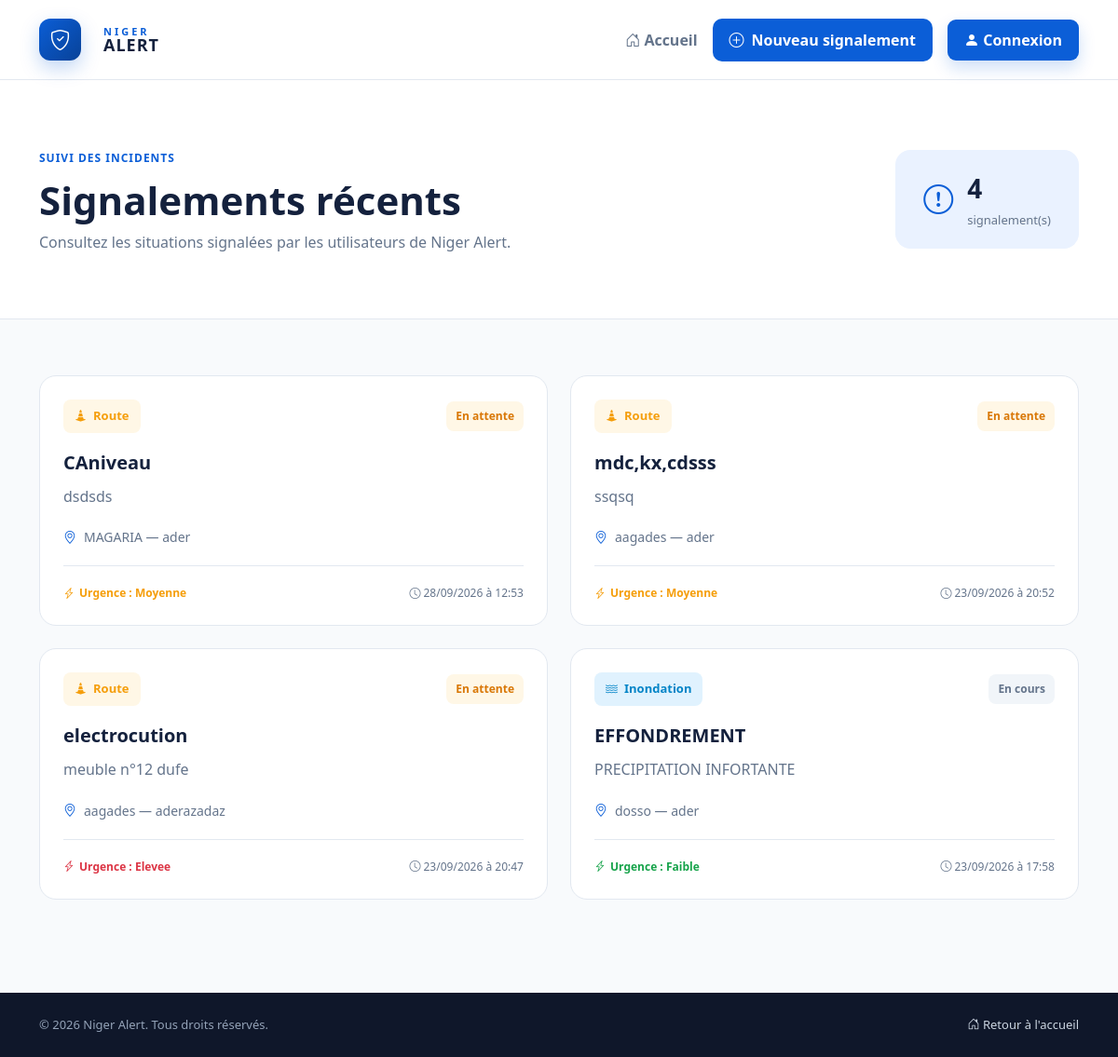
Before: /alerts with the older database file.
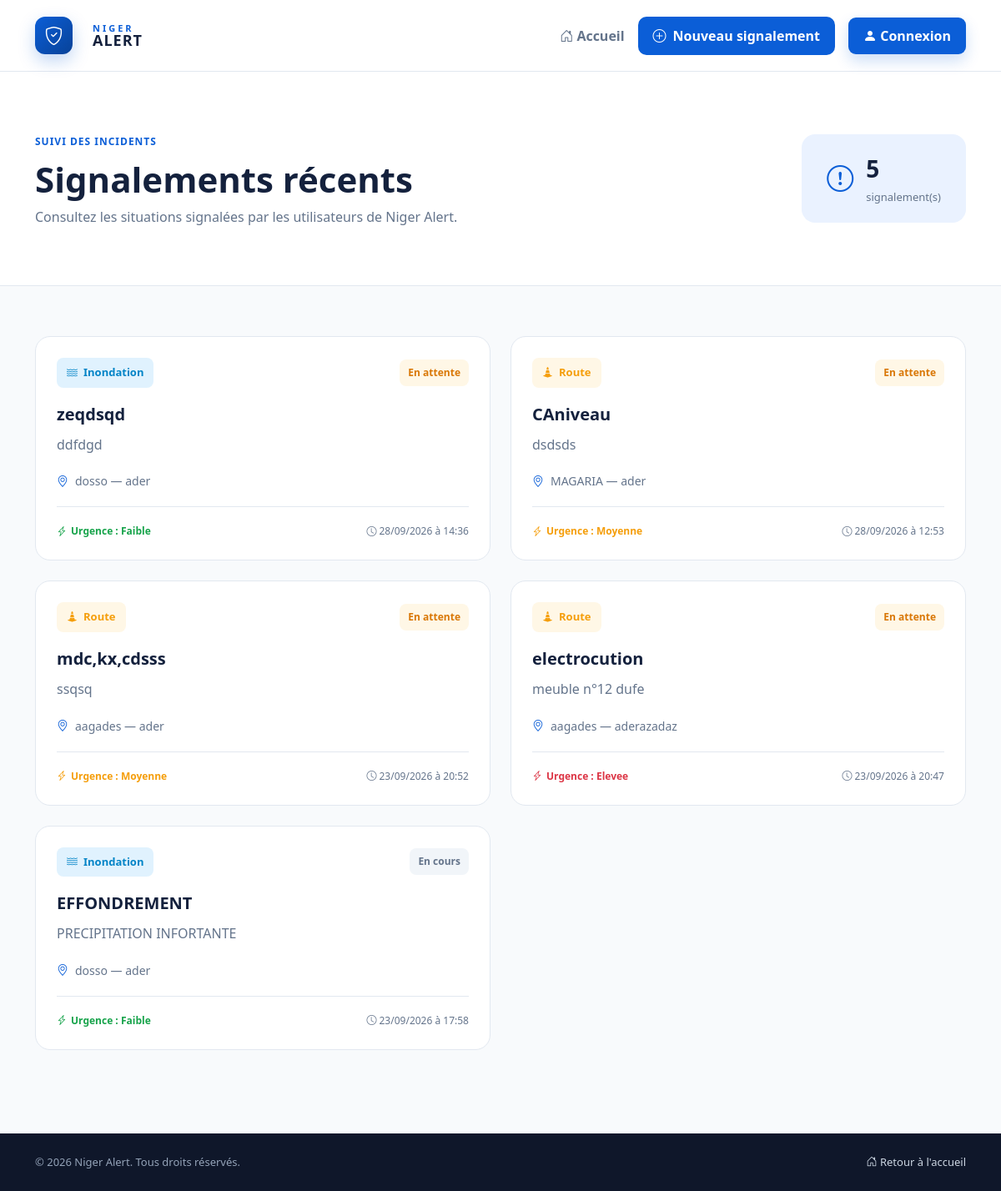
After: the same page with the newer database file.
### app.py (models this page shows)
class Report(db.Model):
    id = db.Column(
        db.Integer,
        primary_key=True
    )
    user_id = db.Column(
        db.Integer,
        db.ForeignKey("user.id"),
        nullable=True
    )
    user = db.relationship(
        "User",
        backref=db.backref(
            "reports",
            lazy=True
        )
    )
    incident_type = db.Column(
        db.String(100),
        nullable=False
    )
    title = db.Column(
        db.String(200),
        nullable=False
    )
    description = db.Column(
        db.Text,
        nullable=False
    )
    region = db.Column(
        db.String(100),
        nullable=False
    )
    city = db.Column(
        db.String(100),
        nullable=False
    )
    address = db.Column(
        db.String(200)
    )
    urgency = db.Column(
        db.String(50),
        nullable=False
    )
    latitude = db.Column(
        db.String(50)
    )
    longitude = db.Column(
        db.String(50)
    )
    image = db.Column(
        db.String(200)
    )
    status = db.Column(
        db.String(50),
        default="en attente",
        nullable=False
    )
    created_at = db.Column(
        db.DateTime,
        default=datetime.utcnow,
        nullable=False
    )

### app.py (the view)
@app.route("/alerts")
def alerts():
    reports = Report.query.order_by(
        Report.created_at.desc()
    ).all()
    return render_template(
        "alerts.html",
        reports=reports
    )

### app.py (called while the page is built, shortened)
@app.before_request
def check_report_logout():
    logout_at = session.get(
        "logout_at"
    )
    if not logout_at:
        return

### templates/alerts.html (shortened to what the changed rows need)
<!DOCTYPE html>
<html lang="fr">
<head>
    <link href="https://cdn.jsdelivr.net/npm/bootstrap@5.3.3/dist/css/bootstrap.min.css" rel="stylesheet">
    <link rel="stylesheet" href="https://cdn.jsdelivr.net/npm/bootstrap-icons@1.11.3/font/bootstrap-icons.min.css">
    <link rel="stylesheet" href="{{ url_for('static', filename='css/style.css') }}">
    <link rel="stylesheet" href="{{ url_for('static', filename='css/alerts.css') }}">
</head>
<body>
    <section class="alerts-header">
        <div class="container">
            <div class="alerts-header-content">
                <div>
                    <h1>
                        Signalements récents
                    </h1>
                </div>
                <div class="alerts-count">
                    <div>
                        <strong>
                            {{ reports|length }}
                        </strong>
                        <span>
                            signalement(s)
                        </span>
                    </div>
                </div>
            </div>
        </div>
    </section>
    <main class="alerts-main">
        <div class="container">
            {% if reports %}
            <div class="row g-4">
                {% for report in reports %}
                <div class="col-lg-6">
                    <article class="alert-card">
                        <div class="alert-card-header">
                            <div class="incident-badge
                                        incident-{{ report.incident_type }}">
                                {% if report.incident_type == "inondation" %}
                                <i class="bi bi-water"></i>
                                {% elif report.incident_type == "route" %}
                                <i class="bi bi-cone-striped"></i>
                                {% elif report.incident_type == "incendie" %}
                                <i class="bi bi-fire"></i>
                                {% else %}
                                <i class="bi bi-exclamation-circle"></i>
                                {% endif %}
                                {{ report.incident_type|capitalize }}
                            </div>
                            <span class="status-badge
                                        status-{{ report.status|replace(' ', '-') }}">
                                {{ report.status|capitalize }}
                            </span>
                        </div>
                        <h3>
                            {{ report.title }}
                        </h3>
                        <p class="alert-description">
                            {{ report.description }}
                        </p>
                        <div class="alert-location">
                            <i class="bi bi-geo-alt"></i>
                            <span>
                                {{ report.city }}
                                {% if report.address %}
                                — {{ report.address }}
                                {% endif %}
                            </span>
                        </div>
                        <div class="alert-card-footer">
                            <span class="urgency-badge
                                        urgency-{{ report.urgency }}">
                                <i class="bi bi-lightning-charge"></i>
                                Urgence :
                                {{ report.urgency|capitalize }}
                            </span>
                            <span class="alert-date">
                                <i class="bi bi-clock"></i>
                                {{ report.created_at.strftime('%d/%m/%Y à %H:%M') }}
                            </span>
                        </div>
                    </article>
                </div>
                {% endfor %}
            </div>
            {% endif %}
        </div>
    </main>
</body>
</html>

Changed rows visible on the page:
added Report: incident_type "Inondation", status "En attente", title "zeqdsqd", description "ddfdgd", city "dosso", address "ader", urgency "Faible", created_at "28/09/2026 à 14:36"
Other visible differences:
{{ reports|length }}: "4" → "5"
